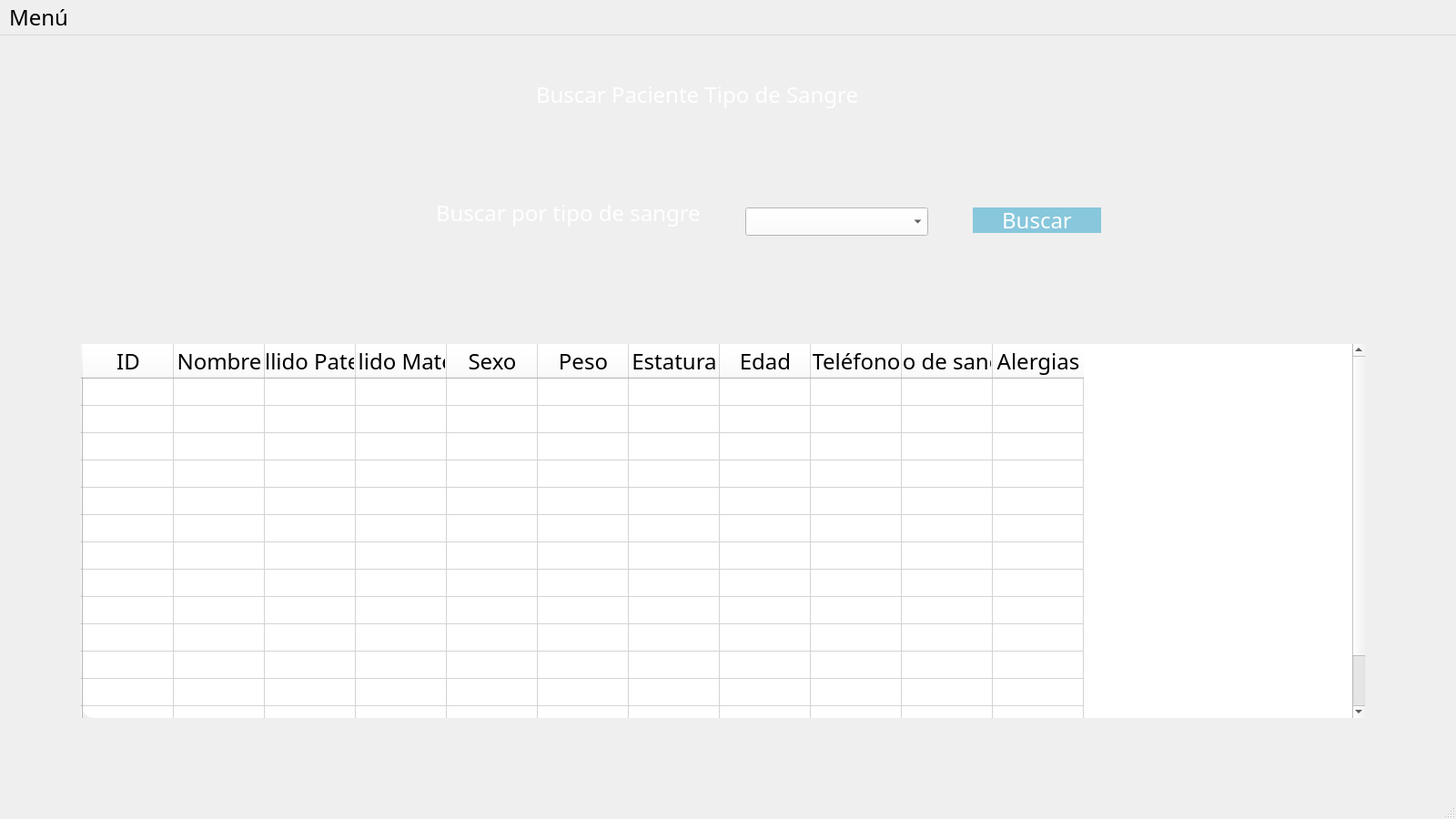
<?xml version="1.0" encoding="UTF-8"?>
<ui version="4.0">
 <class>BuscarPacienteSangre</class>
 <widget class="QMainWindow" name="BuscarPacienteSangre">
  <property name="geometry">
   <rect>
    <x>0</x>
    <y>0</y>
    <width>1600</width>
    <height>900</height>
   </rect>
  </property>
  <property name="minimumSize">
   <size>
    <width>1600</width>
    <height>900</height>
   </size>
  </property>
  <property name="maximumSize">
   <size>
    <width>1920</width>
    <height>1080</height>
   </size>
  </property>
  <property name="windowTitle">
   <string>Buscar paciente sangre</string>
  </property>
  <property name="styleSheet">
   <string notr="true">*{
    font-family:century gothic;
    font-size:24px;
}

QWidget{
    background-image: url(:/prefijoNuevo/paisaje-cultura-sostenibilidad.jpg);
}

QFrame{
    background:rgba(0/0/0/0.8);
    border-radius:15px;
}

QPushButton{
    background:#88c7dc;
    color:white;
    border-radius:15px;
}

QPushButton:hover{
    color:#333;
    border-radius:15px;
    background:#49ebff;
}

QToolButton{
    background:red;
    border-radius:60px;

}

QLabel{
    color:white;
    background:transparent;
}

QLineEdit{
    background:transparent;
    border:none;
    color:#717072;
    border-bottom:1px solid #717072;
}</string>
  </property>
  <widget class="QWidget" name="centralwidget">
   <widget class="QFrame" name="frame">
    <property name="geometry">
     <rect>
      <x>39</x>
      <y>19</y>
      <width>1511</width>
      <height>811</height>
     </rect>
    </property>
    <property name="frameShape">
     <enum>QFrame::StyledPanel</enum>
    </property>
    <property name="frameShadow">
     <enum>QFrame::Raised</enum>
    </property>
    <widget class="QLabel" name="label">
     <property name="geometry">
      <rect>
       <x>550</x>
       <y>30</y>
       <width>381</width>
       <height>31</height>
      </rect>
     </property>
     <property name="text">
      <string>Buscar Paciente Tipo de Sangre</string>
     </property>
    </widget>
    <widget class="QTableWidget" name="tableWidget">
     <property name="geometry">
      <rect>
       <x>50</x>
       <y>320</y>
       <width>1411</width>
       <height>411</height>
      </rect>
     </property>
     <property name="styleSheet">
      <string notr="true">color: rgb(0, 0, 0);
font: 10pt &quot;MS Shell Dlg 2&quot;;
background-color: rgb(255, 255, 255);</string>
     </property>
     <row>
      <property name="text">
       <string/>
      </property>
     </row>
     <row>
      <property name="text">
       <string/>
      </property>
     </row>
     <row>
      <property name="text">
       <string/>
      </property>
     </row>
     <row>
      <property name="text">
       <string/>
      </property>
     </row>
     <row>
      <property name="text">
       <string/>
      </property>
     </row>
     <row>
      <property name="text">
       <string/>
      </property>
     </row>
     <row>
      <property name="text">
       <string/>
      </property>
     </row>
     <row>
      <property name="text">
       <string/>
      </property>
     </row>
     <row>
      <property name="text">
       <string/>
      </property>
     </row>
     <row>
      <property name="text">
       <string/>
      </property>
     </row>
     <row>
      <property name="text">
       <string/>
      </property>
     </row>
     <row>
      <property name="text">
       <string/>
      </property>
     </row>
     <row>
      <property name="text">
       <string/>
      </property>
     </row>
     <row>
      <property name="text">
       <string/>
      </property>
     </row>
     <column>
      <property name="text">
       <string>ID</string>
      </property>
     </column>
     <column>
      <property name="text">
       <string>Nombre</string>
      </property>
     </column>
     <column>
      <property name="text">
       <string>Apellido Paterno</string>
      </property>
     </column>
     <column>
      <property name="text">
       <string>Apellido Materno</string>
      </property>
     </column>
     <column>
      <property name="text">
       <string>Sexo</string>
      </property>
     </column>
     <column>
      <property name="text">
       <string>Peso</string>
      </property>
     </column>
     <column>
      <property name="text">
       <string>Estatura</string>
      </property>
     </column>
     <column>
      <property name="text">
       <string>Edad</string>
      </property>
     </column>
     <column>
      <property name="text">
       <string>Teléfono</string>
      </property>
     </column>
     <column>
      <property name="text">
       <string>Tipo de sangre</string>
      </property>
     </column>
     <column>
      <property name="text">
       <string>Alergias</string>
      </property>
     </column>
    </widget>
    <widget class="QLabel" name="label_2">
     <property name="geometry">
      <rect>
       <x>440</x>
       <y>160</y>
       <width>311</width>
       <height>31</height>
      </rect>
     </property>
     <property name="text">
      <string>Buscar por tipo de sangre</string>
     </property>
    </widget>
    <widget class="QComboBox" name="inputTipoSangre">
     <property name="geometry">
      <rect>
       <x>780</x>
       <y>170</y>
       <width>201</width>
       <height>31</height>
      </rect>
     </property>
     <property name="styleSheet">
      <string notr="true">color: rgb(0, 0, 0);
background-color: rgb(255, 255, 255);</string>
     </property>
     <item>
      <property name="text">
       <string/>
      </property>
     </item>
     <item>
      <property name="text">
       <string>A+</string>
      </property>
     </item>
     <item>
      <property name="text">
       <string>A-</string>
      </property>
     </item>
     <item>
      <property name="text">
       <string>B+</string>
      </property>
     </item>
     <item>
      <property name="text">
       <string>B-</string>
      </property>
     </item>
     <item>
      <property name="text">
       <string>AB+</string>
      </property>
     </item>
     <item>
      <property name="text">
       <string>AB-</string>
      </property>
     </item>
     <item>
      <property name="text">
       <string>O+</string>
      </property>
     </item>
     <item>
      <property name="text">
       <string>O-</string>
      </property>
     </item>
    </widget>
    <widget class="QPushButton" name="buscarSangre">
     <property name="geometry">
      <rect>
       <x>1030</x>
       <y>170</y>
       <width>141</width>
       <height>28</height>
      </rect>
     </property>
     <property name="text">
      <string>Buscar</string>
     </property>
    </widget>
   </widget>
  </widget>
  <widget class="QMenuBar" name="menubar">
   <property name="geometry">
    <rect>
     <x>0</x>
     <y>0</y>
     <width>1600</width>
     <height>36</height>
    </rect>
   </property>
   <widget class="QMenu" name="menuMen">
    <property name="title">
     <string>Menú</string>
    </property>
    <addaction name="separator"/>
    <addaction name="actionRegresar"/>
   </widget>
   <addaction name="menuMen"/>
  </widget>
  <widget class="QStatusBar" name="statusbar"/>
  <action name="actionRegresar">
   <property name="text">
    <string>Regresar</string>
   </property>
  </action>
 </widget>
 <resources>
  <include location="../Imagenes/Imagen.qrc"/>
 </resources>
 <connections/>
</ui>
